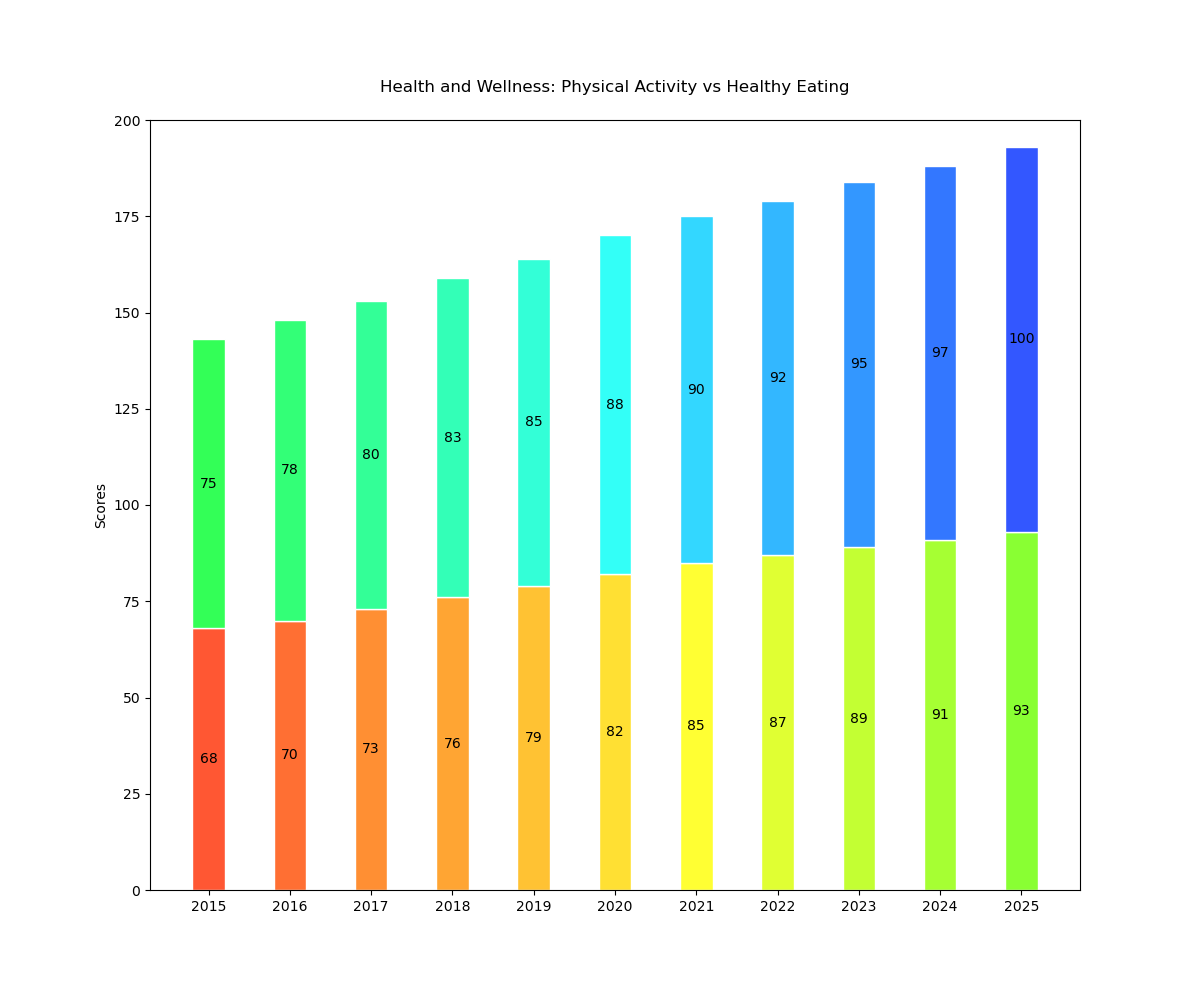

The Python source for this figure:

import matplotlib.pyplot as plt

# Data
years = ['2015', '2016', '2017', '2018', '2019', '2020', '2021', '2022', '2023', '2024', '2025']
physical_activity = [68, 70, 73, 76, 79, 82, 85, 87, 89, 91, 93]
healthy_eating = [75, 78, 80, 83, 85, 88, 90, 92, 95, 97, 100]

# Colors
colors_physical = ['#FF5733', '#FF6F33', '#FF8F33', '#FFA533', '#FFC233', '#FFE033', '#FFFF33', '#E0FF33', '#C3FF33', '#A6FF33', '#89FF33']
colors_healthy = ['#33FF57', '#33FF77', '#33FF97', '#33FFB7', '#33FFD7', '#33FFF7', '#33D7FF', '#33B7FF', '#3397FF', '#3377FF', '#3357FF']

# Plot
fig, ax = plt.subplots(figsize=(12, 10))  # Change width and height of the chart

bar_width = 0.4  # Change band width for bars

# Creating a vertical stacked bar chart
bars_physical = plt.bar(years, physical_activity, color=colors_physical, edgecolor='white', width=bar_width)
bars_healthy = plt.bar(years, healthy_eating, bottom=physical_activity, color=colors_healthy, edgecolor='white', width=bar_width)

# Adding labels and title
plt.ylabel('Scores')
plt.title('Health and Wellness: Physical Activity vs Healthy Eating', pad=20)

# Customizing the axes
plt.ylim(0, 200)  # Adjust the y-axis limit to accommodate the stack

# Adding numerical labels
for index, value in enumerate(physical_activity):
    plt.text(index, value / 2, str(value), ha='center', va='center', color='black')
for index, value in enumerate(healthy_eating):
    plt.text(index, physical_activity[index] + value / 2, str(value), ha='center', va='center', color='black')

# Display the plot
plt.show()
